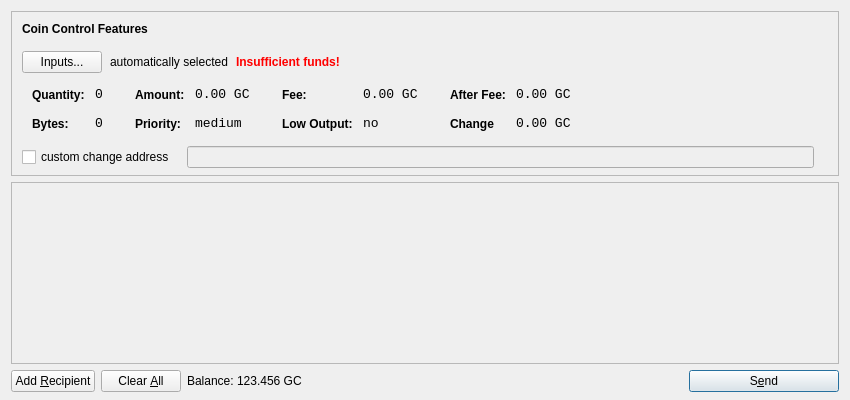
<?xml version="1.0" encoding="UTF-8"?>
<ui version="4.0">
 <class>SendCoinsDialog</class>
 <widget class="QDialog" name="SendCoinsDialog">
  <property name="geometry">
   <rect>
    <x>0</x>
    <y>0</y>
    <width>850</width>
    <height>400</height>
   </rect>
  </property>
  <property name="windowTitle">
   <string>Send Coins</string>
  </property>
  <layout class="QVBoxLayout" name="verticalLayout" stretch="0,1,0">
   <property name="bottomMargin">
    <number>8</number>
   </property>
   <item>
    <widget class="QFrame" name="frameCoinControl">
     <property name="sizePolicy">
      <sizepolicy hsizetype="Expanding" vsizetype="Expanding">
       <horstretch>0</horstretch>
       <verstretch>0</verstretch>
      </sizepolicy>
     </property>
     <property name="maximumSize">
      <size>
       <width>16777215</width>
       <height>16777215</height>
      </size>
     </property>
     <property name="frameShape">
      <enum>QFrame::StyledPanel</enum>
     </property>
     <property name="frameShadow">
      <enum>QFrame::Sunken</enum>
     </property>
     <layout class="QVBoxLayout" name="verticalLayoutCoinControl2">
      <property name="spacing">
       <number>-1</number>
      </property>
      <property name="leftMargin">
       <number>0</number>
      </property>
      <property name="topMargin">
       <number>0</number>
      </property>
      <property name="rightMargin">
       <number>0</number>
      </property>
      <property name="bottomMargin">
       <number>6</number>
      </property>
      <item>
       <layout class="QVBoxLayout" name="verticalLayoutCoinControl" stretch="0,0,0,0,1">
        <property name="spacing">
         <number>0</number>
        </property>
        <property name="leftMargin">
         <number>10</number>
        </property>
        <property name="topMargin">
         <number>10</number>
        </property>
        <item>
         <layout class="QHBoxLayout" name="horizontalLayoutCoinControl1">
          <property name="bottomMargin">
           <number>15</number>
          </property>
          <item>
           <widget class="QLabel" name="labelCoinControlFeatures">
            <property name="sizePolicy">
             <sizepolicy hsizetype="Preferred" vsizetype="Maximum">
              <horstretch>0</horstretch>
              <verstretch>0</verstretch>
             </sizepolicy>
            </property>
            <property name="font">
             <font>
              <weight>75</weight>
              <bold>true</bold>
             </font>
            </property>
            <property name="styleSheet">
             <string notr="true">font-weight:bold;</string>
            </property>
            <property name="text">
             <string>Coin Control Features</string>
            </property>
           </widget>
          </item>
         </layout>
        </item>
        <item>
         <layout class="QHBoxLayout" name="horizontalLayoutCoinControl2" stretch="0,0,0,0">
          <property name="spacing">
           <number>8</number>
          </property>
          <property name="bottomMargin">
           <number>10</number>
          </property>
          <item>
           <widget class="QPushButton" name="pushButtonCoinControl">
            <property name="styleSheet">
             <string notr="true"/>
            </property>
            <property name="text">
             <string>Inputs...</string>
            </property>
           </widget>
          </item>
          <item>
           <widget class="QLabel" name="labelCoinControlAutomaticallySelected">
            <property name="text">
             <string>automatically selected</string>
            </property>
            <property name="margin">
             <number>5</number>
            </property>
           </widget>
          </item>
          <item>
           <widget class="QLabel" name="labelCoinControlInsuffFunds">
            <property name="font">
             <font>
              <weight>75</weight>
              <bold>true</bold>
             </font>
            </property>
            <property name="styleSheet">
             <string notr="true">color:red;font-weight:bold;</string>
            </property>
            <property name="text">
             <string>Insufficient funds!</string>
            </property>
            <property name="margin">
             <number>5</number>
            </property>
           </widget>
          </item>
          <item>
           <spacer name="horizontalSpacerCoinControl">
            <property name="orientation">
             <enum>Qt::Horizontal</enum>
            </property>
            <property name="sizeHint" stdset="0">
             <size>
              <width>40</width>
              <height>1</height>
             </size>
            </property>
           </spacer>
          </item>
         </layout>
        </item>
        <item>
         <widget class="QWidget" name="widgetCoinControl" native="true">
          <property name="sizePolicy">
           <sizepolicy hsizetype="Preferred" vsizetype="Preferred">
            <horstretch>0</horstretch>
            <verstretch>0</verstretch>
           </sizepolicy>
          </property>
          <property name="minimumSize">
           <size>
            <width>0</width>
            <height>0</height>
           </size>
          </property>
          <property name="styleSheet">
           <string notr="true"/>
          </property>
          <layout class="QHBoxLayout" name="horizontalLayoutCoinControl5">
           <property name="margin">
            <number>0</number>
           </property>
           <item>
            <layout class="QHBoxLayout" name="horizontalLayoutCoinControl3" stretch="0,0,0,1">
             <property name="spacing">
              <number>20</number>
             </property>
             <property name="topMargin">
              <number>0</number>
             </property>
             <property name="bottomMargin">
              <number>10</number>
             </property>
             <item>
              <layout class="QFormLayout" name="formLayoutCoinControl1">
               <property name="horizontalSpacing">
                <number>10</number>
               </property>
               <property name="verticalSpacing">
                <number>14</number>
               </property>
               <property name="leftMargin">
                <number>10</number>
               </property>
               <property name="topMargin">
                <number>4</number>
               </property>
               <property name="rightMargin">
                <number>6</number>
               </property>
               <item row="0" column="0">
                <widget class="QLabel" name="labelCoinControlQuantityText">
                 <property name="styleSheet">
                  <string notr="true">font-weight:bold;</string>
                 </property>
                 <property name="text">
                  <string>Quantity:</string>
                 </property>
                 <property name="margin">
                  <number>0</number>
                 </property>
                </widget>
               </item>
               <item row="0" column="1">
                <widget class="QLabel" name="labelCoinControlQuantity">
                 <property name="font">
                  <font>
                   <family>Monospace</family>
                   <pointsize>10</pointsize>
                  </font>
                 </property>
                 <property name="cursor">
                  <cursorShape>IBeamCursor</cursorShape>
                 </property>
                 <property name="contextMenuPolicy">
                  <enum>Qt::ActionsContextMenu</enum>
                 </property>
                 <property name="text">
                  <string>0</string>
                 </property>
                 <property name="margin">
                  <number>0</number>
                 </property>
                 <property name="textInteractionFlags">
                  <set>Qt::LinksAccessibleByMouse|Qt::TextSelectableByKeyboard|Qt::TextSelectableByMouse</set>
                 </property>
                </widget>
               </item>
               <item row="1" column="0">
                <widget class="QLabel" name="labelCoinControlBytesText">
                 <property name="styleSheet">
                  <string notr="true">font-weight:bold;</string>
                 </property>
                 <property name="text">
                  <string>Bytes:</string>
                 </property>
                </widget>
               </item>
               <item row="1" column="1">
                <widget class="QLabel" name="labelCoinControlBytes">
                 <property name="font">
                  <font>
                   <family>Monospace</family>
                   <pointsize>10</pointsize>
                  </font>
                 </property>
                 <property name="cursor">
                  <cursorShape>IBeamCursor</cursorShape>
                 </property>
                 <property name="contextMenuPolicy">
                  <enum>Qt::ActionsContextMenu</enum>
                 </property>
                 <property name="text">
                  <string>0</string>
                 </property>
                 <property name="textInteractionFlags">
                  <set>Qt::LinksAccessibleByMouse|Qt::TextSelectableByKeyboard|Qt::TextSelectableByMouse</set>
                 </property>
                </widget>
               </item>
              </layout>
             </item>
             <item>
              <layout class="QFormLayout" name="formLayoutCoinControl2">
               <property name="horizontalSpacing">
                <number>10</number>
               </property>
               <property name="verticalSpacing">
                <number>14</number>
               </property>
               <property name="leftMargin">
                <number>6</number>
               </property>
               <property name="topMargin">
                <number>4</number>
               </property>
               <property name="rightMargin">
                <number>6</number>
               </property>
               <item row="0" column="0">
                <widget class="QLabel" name="labelCoinControlAmountText">
                 <property name="styleSheet">
                  <string notr="true">font-weight:bold;</string>
                 </property>
                 <property name="text">
                  <string>Amount:</string>
                 </property>
                 <property name="margin">
                  <number>0</number>
                 </property>
                </widget>
               </item>
               <item row="0" column="1">
                <widget class="QLabel" name="labelCoinControlAmount">
                 <property name="font">
                  <font>
                   <family>Monospace</family>
                   <pointsize>10</pointsize>
                  </font>
                 </property>
                 <property name="cursor">
                  <cursorShape>IBeamCursor</cursorShape>
                 </property>
                 <property name="contextMenuPolicy">
                  <enum>Qt::ActionsContextMenu</enum>
                 </property>
                 <property name="text">
                  <string>0.00 GC</string>
                 </property>
                 <property name="textInteractionFlags">
                  <set>Qt::LinksAccessibleByMouse|Qt::TextSelectableByKeyboard|Qt::TextSelectableByMouse</set>
                 </property>
                </widget>
               </item>
               <item row="1" column="0">
                <widget class="QLabel" name="labelCoinControlPriorityText">
                 <property name="styleSheet">
                  <string notr="true">font-weight:bold;</string>
                 </property>
                 <property name="text">
                  <string>Priority:</string>
                 </property>
                </widget>
               </item>
               <item row="1" column="1">
                <widget class="QLabel" name="labelCoinControlPriority">
                 <property name="font">
                  <font>
                   <family>Monospace</family>
                   <pointsize>10</pointsize>
                  </font>
                 </property>
                 <property name="cursor">
                  <cursorShape>IBeamCursor</cursorShape>
                 </property>
                 <property name="contextMenuPolicy">
                  <enum>Qt::ActionsContextMenu</enum>
                 </property>
                 <property name="text">
                  <string>medium</string>
                 </property>
                 <property name="textInteractionFlags">
                  <set>Qt::LinksAccessibleByMouse|Qt::TextSelectableByKeyboard|Qt::TextSelectableByMouse</set>
                 </property>
                </widget>
               </item>
              </layout>
             </item>
             <item>
              <layout class="QFormLayout" name="formLayoutCoinControl3">
               <property name="horizontalSpacing">
                <number>10</number>
               </property>
               <property name="verticalSpacing">
                <number>14</number>
               </property>
               <property name="leftMargin">
                <number>6</number>
               </property>
               <property name="topMargin">
                <number>4</number>
               </property>
               <property name="rightMargin">
                <number>6</number>
               </property>
               <item row="0" column="0">
                <widget class="QLabel" name="labelCoinControlFeeText">
                 <property name="styleSheet">
                  <string notr="true">font-weight:bold;</string>
                 </property>
                 <property name="text">
                  <string>Fee:</string>
                 </property>
                 <property name="margin">
                  <number>0</number>
                 </property>
                </widget>
               </item>
               <item row="0" column="1">
                <widget class="QLabel" name="labelCoinControlFee">
                 <property name="font">
                  <font>
                   <family>Monospace</family>
                   <pointsize>10</pointsize>
                  </font>
                 </property>
                 <property name="cursor">
                  <cursorShape>IBeamCursor</cursorShape>
                 </property>
                 <property name="contextMenuPolicy">
                  <enum>Qt::ActionsContextMenu</enum>
                 </property>
                 <property name="text">
                  <string>0.00 GC</string>
                 </property>
                 <property name="textInteractionFlags">
                  <set>Qt::LinksAccessibleByMouse|Qt::TextSelectableByKeyboard|Qt::TextSelectableByMouse</set>
                 </property>
                </widget>
               </item>
               <item row="1" column="0">
                <widget class="QLabel" name="labelCoinControlLowOutputText">
                 <property name="styleSheet">
                  <string notr="true">font-weight:bold;</string>
                 </property>
                 <property name="text">
                  <string>Low Output:</string>
                 </property>
                </widget>
               </item>
               <item row="1" column="1">
                <widget class="QLabel" name="labelCoinControlLowOutput">
                 <property name="font">
                  <font>
                   <family>Monospace</family>
                   <pointsize>10</pointsize>
                  </font>
                 </property>
                 <property name="cursor">
                  <cursorShape>IBeamCursor</cursorShape>
                 </property>
                 <property name="contextMenuPolicy">
                  <enum>Qt::ActionsContextMenu</enum>
                 </property>
                 <property name="text">
                  <string>no</string>
                 </property>
                 <property name="textInteractionFlags">
                  <set>Qt::LinksAccessibleByMouse|Qt::TextSelectableByKeyboard|Qt::TextSelectableByMouse</set>
                 </property>
                </widget>
               </item>
              </layout>
             </item>
             <item>
              <layout class="QFormLayout" name="formLayoutCoinControl4">
               <property name="horizontalSpacing">
                <number>10</number>
               </property>
               <property name="verticalSpacing">
                <number>14</number>
               </property>
               <property name="leftMargin">
                <number>6</number>
               </property>
               <property name="topMargin">
                <number>4</number>
               </property>
               <property name="rightMargin">
                <number>6</number>
               </property>
               <item row="0" column="0">
                <widget class="QLabel" name="labelCoinControlAfterFeeText">
                 <property name="styleSheet">
                  <string notr="true">font-weight:bold;</string>
                 </property>
                 <property name="text">
                  <string>After Fee:</string>
                 </property>
                 <property name="margin">
                  <number>0</number>
                 </property>
                </widget>
               </item>
               <item row="0" column="1">
                <widget class="QLabel" name="labelCoinControlAfterFee">
                 <property name="font">
                  <font>
                   <family>Monospace</family>
                   <pointsize>10</pointsize>
                  </font>
                 </property>
                 <property name="cursor">
                  <cursorShape>IBeamCursor</cursorShape>
                 </property>
                 <property name="contextMenuPolicy">
                  <enum>Qt::ActionsContextMenu</enum>
                 </property>
                 <property name="text">
                  <string>0.00 GC</string>
                 </property>
                 <property name="textInteractionFlags">
                  <set>Qt::LinksAccessibleByMouse|Qt::TextSelectableByKeyboard|Qt::TextSelectableByMouse</set>
                 </property>
                </widget>
               </item>
               <item row="1" column="0">
                <widget class="QLabel" name="labelCoinControlChangeText">
                 <property name="styleSheet">
                  <string notr="true">font-weight:bold;</string>
                 </property>
                 <property name="text">
                  <string>Change</string>
                 </property>
                </widget>
               </item>
               <item row="1" column="1">
                <widget class="QLabel" name="labelCoinControlChange">
                 <property name="font">
                  <font>
                   <family>Monospace</family>
                   <pointsize>10</pointsize>
                  </font>
                 </property>
                 <property name="cursor">
                  <cursorShape>IBeamCursor</cursorShape>
                 </property>
                 <property name="contextMenuPolicy">
                  <enum>Qt::ActionsContextMenu</enum>
                 </property>
                 <property name="text">
                  <string>0.00 GC</string>
                 </property>
                 <property name="textInteractionFlags">
                  <set>Qt::LinksAccessibleByMouse|Qt::TextSelectableByKeyboard|Qt::TextSelectableByMouse</set>
                 </property>
                </widget>
               </item>
              </layout>
             </item>
            </layout>
           </item>
          </layout>
         </widget>
        </item>
        <item>
         <layout class="QHBoxLayout" name="horizontalLayoutCoinControl4" stretch="0,0,0">
          <property name="spacing">
           <number>12</number>
          </property>
          <property name="sizeConstraint">
           <enum>QLayout::SetDefaultConstraint</enum>
          </property>
          <property name="topMargin">
           <number>5</number>
          </property>
          <property name="rightMargin">
           <number>5</number>
          </property>
          <item>
           <widget class="QCheckBox" name="checkBoxCoinControlChange">
            <property name="text">
             <string>custom change address</string>
            </property>
           </widget>
          </item>
          <item>
           <widget class="QLineEdit" name="lineEditCoinControlChange">
            <property name="enabled">
             <bool>false</bool>
            </property>
            <property name="sizePolicy">
             <sizepolicy hsizetype="Expanding" vsizetype="Fixed">
              <horstretch>0</horstretch>
              <verstretch>0</verstretch>
             </sizepolicy>
            </property>
           </widget>
          </item>
          <item>
           <widget class="QLabel" name="labelCoinControlChangeLabel">
            <property name="sizePolicy">
             <sizepolicy hsizetype="Preferred" vsizetype="Expanding">
              <horstretch>0</horstretch>
              <verstretch>0</verstretch>
             </sizepolicy>
            </property>
            <property name="minimumSize">
             <size>
              <width>0</width>
              <height>0</height>
             </size>
            </property>
            <property name="text">
             <string/>
            </property>
            <property name="margin">
             <number>3</number>
            </property>
           </widget>
          </item>
         </layout>
        </item>
        <item>
         <spacer name="verticalSpacerCoinControl">
          <property name="orientation">
           <enum>Qt::Vertical</enum>
          </property>
          <property name="sizeHint" stdset="0">
           <size>
            <width>800</width>
            <height>1</height>
           </size>
          </property>
         </spacer>
        </item>
       </layout>
      </item>
     </layout>
    </widget>
   </item>
   <item>
    <widget class="QScrollArea" name="scrollArea">
     <property name="widgetResizable">
      <bool>true</bool>
     </property>
     <widget class="QWidget" name="scrollAreaWidgetContents">
      <property name="geometry">
       <rect>
        <x>0</x>
        <y>0</y>
        <width>830</width>
        <height>165</height>
       </rect>
      </property>
      <layout class="QVBoxLayout" name="verticalLayout_2">
       <property name="margin">
        <number>0</number>
       </property>
       <item>
        <layout class="QVBoxLayout" name="entries">
         <property name="spacing">
          <number>6</number>
         </property>
        </layout>
       </item>
       <item>
        <spacer name="verticalSpacer">
         <property name="orientation">
          <enum>Qt::Vertical</enum>
         </property>
         <property name="sizeHint" stdset="0">
          <size>
           <width>20</width>
           <height>40</height>
          </size>
         </property>
        </spacer>
       </item>
      </layout>
     </widget>
    </widget>
   </item>
   <item>
    <layout class="QHBoxLayout" name="horizontalLayout">
     <item>
      <widget class="QPushButton" name="addButton">
       <property name="toolTip">
        <string>Send to multiple recipients at once</string>
       </property>
       <property name="text">
        <string>Add &amp;Recipient</string>
       </property>
       <property name="icon">
        <iconset resource="../bitcoin.qrc">
         <normaloff>:/icons/add</normaloff>:/icons/add</iconset>
       </property>
       <property name="autoDefault">
        <bool>false</bool>
       </property>
      </widget>
     </item>
     <item>
      <widget class="QPushButton" name="clearButton">
       <property name="sizePolicy">
        <sizepolicy hsizetype="Minimum" vsizetype="Fixed">
         <horstretch>0</horstretch>
         <verstretch>0</verstretch>
        </sizepolicy>
       </property>
       <property name="toolTip">
        <string>Remove all transaction fields</string>
       </property>
       <property name="text">
        <string>Clear &amp;All</string>
       </property>
       <property name="icon">
        <iconset resource="../bitcoin.qrc">
         <normaloff>:/icons/remove</normaloff>:/icons/remove</iconset>
       </property>
       <property name="autoRepeatDelay">
        <number>300</number>
       </property>
       <property name="autoDefault">
        <bool>false</bool>
       </property>
      </widget>
     </item>
     <item>
      <layout class="QHBoxLayout" name="horizontalLayout_2">
       <property name="spacing">
        <number>3</number>
       </property>
       <item>
        <widget class="QLabel" name="label">
         <property name="sizePolicy">
          <sizepolicy hsizetype="Preferred" vsizetype="Fixed">
           <horstretch>0</horstretch>
           <verstretch>0</verstretch>
          </sizepolicy>
         </property>
         <property name="text">
          <string>Balance:</string>
         </property>
        </widget>
       </item>
       <item>
        <widget class="QLabel" name="labelBalance">
         <property name="sizePolicy">
          <sizepolicy hsizetype="Preferred" vsizetype="Fixed">
           <horstretch>0</horstretch>
           <verstretch>0</verstretch>
          </sizepolicy>
         </property>
         <property name="cursor">
          <cursorShape>IBeamCursor</cursorShape>
         </property>
         <property name="text">
          <string>123.456 GC</string>
         </property>
         <property name="textInteractionFlags">
          <set>Qt::LinksAccessibleByMouse|Qt::TextSelectableByKeyboard|Qt::TextSelectableByMouse</set>
         </property>
        </widget>
       </item>
      </layout>
     </item>
     <item>
      <spacer name="horizontalSpacer">
       <property name="orientation">
        <enum>Qt::Horizontal</enum>
       </property>
       <property name="sizeHint" stdset="0">
        <size>
         <width>40</width>
         <height>20</height>
        </size>
       </property>
      </spacer>
     </item>
     <item>
      <widget class="QPushButton" name="sendButton">
       <property name="minimumSize">
        <size>
         <width>150</width>
         <height>0</height>
        </size>
       </property>
       <property name="toolTip">
        <string>Confirm the send action</string>
       </property>
       <property name="text">
        <string>S&amp;end</string>
       </property>
       <property name="icon">
        <iconset resource="../bitcoin.qrc">
         <normaloff>:/icons/send</normaloff>:/icons/send</iconset>
       </property>
       <property name="default">
        <bool>true</bool>
       </property>
      </widget>
     </item>
    </layout>
   </item>
  </layout>
 </widget>
 <resources>
  <include location="../bitcoin.qrc"/>
 </resources>
 <connections/>
</ui>
